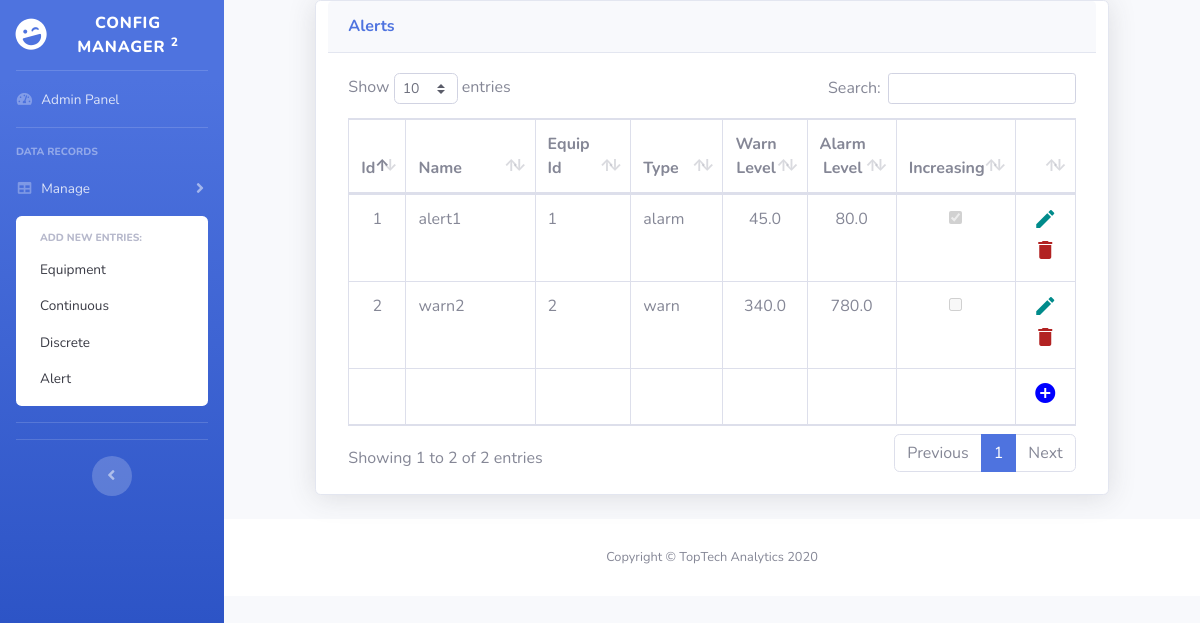
The page /alert on the database its author committed.
### model/manage.py (models this page shows, shortened)
class Alert(db.Model):
    __tablename__ = 'alert'
    aid = db.Column(db.Integer, primary_key=True, unique=True, nullable=False)
    name = db.Column(db.String(100))
    eid = db.Column(db.Integer)
    atype = db.Column(db.String(100))
    warnlevel = db.Column(db.Float)
    alarmlevel = db.Column(db.Float)
    increasing = db.Column(db.Boolean)

### main.py (the view, shortened to what this page needs)
@app.route('/alert', methods=['GET', 'POST'])
def alertfxn():
    alertForm = AlertForm()
    deleteAlert = DeleteAlert()
    if deleteAlert.validate_on_submit() and deleteAlert.delete.data:
        db.session.query(Alert).filter_by(aid=deleteAlert.aid.data).delete()
        flash('Alert with Id {} deleted!'.format(Alert.aid.data), 'success')
        db.session.commit()
    return render_template('admin/alert.html', title='Configuration Manager',
                            alertForm=alertForm, deleteAlert=deleteAlert, alerts=db.session.query(Alert).all()) # noqa

### model/forms.py
class AlertForm(FlaskForm):
    aid = IntegerField('id', validators=[DataRequired()])
    name = StringField('name', validators=[DataRequired()])
    eid = IntegerField('eid')
    atype = StringField('type')
    warnlevel = FloatField('warnlevel')
    alarmlevel = FloatField('alarmlevel')
    increasing = BooleanField('increasing', render_kw={'style': 'height:1em;'})
    submit = SubmitField('Submit')

class DeleteAlert(FlaskForm):
    aid = IntegerField('id', validators=[DataRequired()])
    delete = SubmitField('Delete')

### model/templates/admin/alert.html (shortened to what this page needs)
{% extends 'admin/base.html' %}
{% block content %}
<div class="card shadow mb-4 col-10">
  <div class="card-header py-3">
    <h6 class="m-0 font-weight-bold text-primary">Alerts</h6>
  </div>
  <div class="card-body">
    <div class="table-responsive">
      <table class="table table-bordered" id="alertTable" width="100%" cellspacing="0">
        <thead>
          <tr>
            <th style="width:5%" class="text-center">Id</th>
            <th style="width:25%">Name</th>
            <th style="width:15%">Equip Id</th>
            <th style="width:15%">Type</th>
            <th style="width:10%" class="text-center">Warn Level</th>
            <th style="width:10%" class="text-center">Alarm Level</th>
            <th style="width:10%" class="text-center">Increasing</th>
            <th style="width:10%"></th>
          </tr>
        </thead>
        <tfoot>
          <tr>
            <td></td>
            <td></td>
            <td></td>
            <td></td>
            <td></td>
            <td></td>
            <td></td>
            <td style="width:10%" class="text-center">
              <a href="#" title="Add Alert" data-toggle="modal" data-target="#alertModal">
                <i class="material-icons" style="color:blue">&#xE147;</i>
              </a>
            </td>
          </tr>
        </tfoot>
        <tbody>
          {% for a in alerts %}
          <tr>
            <td style="width:5%" class="text-center">{{ a.aid }}</td>
            <td style="width:25%">{{ a.name }}</td>
            <td style="width:15%">{{ a.eid }}</td>
            <td style="width:15%">{{ a.atype }}</td>
            <td style="width:10%" class="text-center">{{ a.warnlevel }}</td>
            <td style="width:10%" class="text-center">{{ a.alarmlevel }}</td>
            <td style="width:10%" class="text-center">
              <input type="checkbox" {% if a.increasing %} checked {% endif %} disabled></input>
            </td>
            <td style="width:10%" class="text-center">
              <a href="#" class="edit-alert" title="Edit" data-toggle="modal" data-target="#alertModal"
                data-aid='{{ a.aid }}' data-name='{{ a.name}}' data-eid='{{ a.eid }}' data-atype='{{ a.atype }}'
                data-warnlevel='{{ a.warnlevel }}' data-alarmlevel='{{ a.alarmlevel }}'
                data-increasing='{{ a.increasing }}'>
                <i class="material-icons" style="color:darkcyan">&#xE254;</i>
              </a>
              <a href="#" class="delete-alert" title="Delete" data-toggle="modal" data-target="#deleteAlertModal"
                data-aaid='{{ a.aid }}'>
                <i class="material-icons" style="color:firebrick">&#xE872;</i>
              </a>
            </td>
          </tr>
          {% endfor %}
        </tbody>
      </table>
    </div>
  </div>
</div>
{% endblock %}

### rows shown on the page
Alert: aid "1", name "alert1", eid "1", atype "alarm", warnlevel "45.0", alarmlevel "80.0", increasing "☑"
Alert: aid "2", name "warn2", eid "2", atype "warn", warnlevel "340.0", alarmlevel "780.0"
